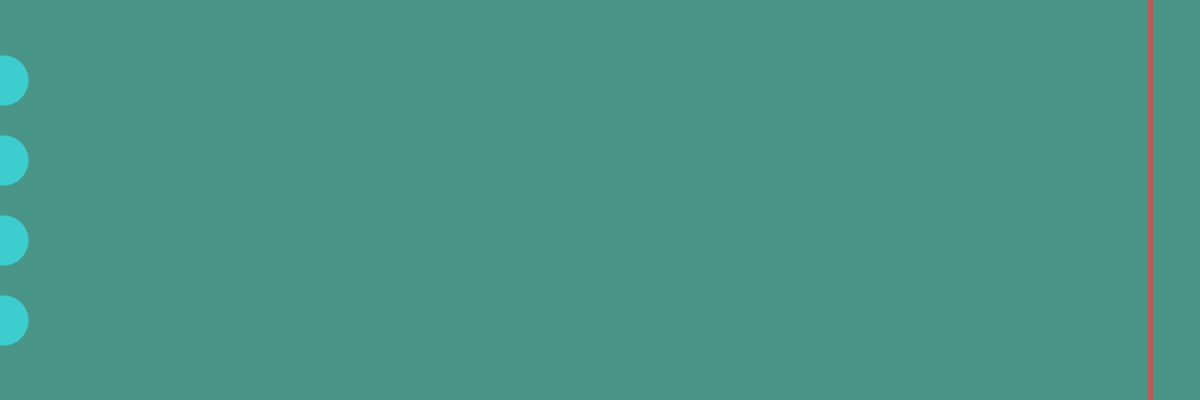
Frame 1 (no input)
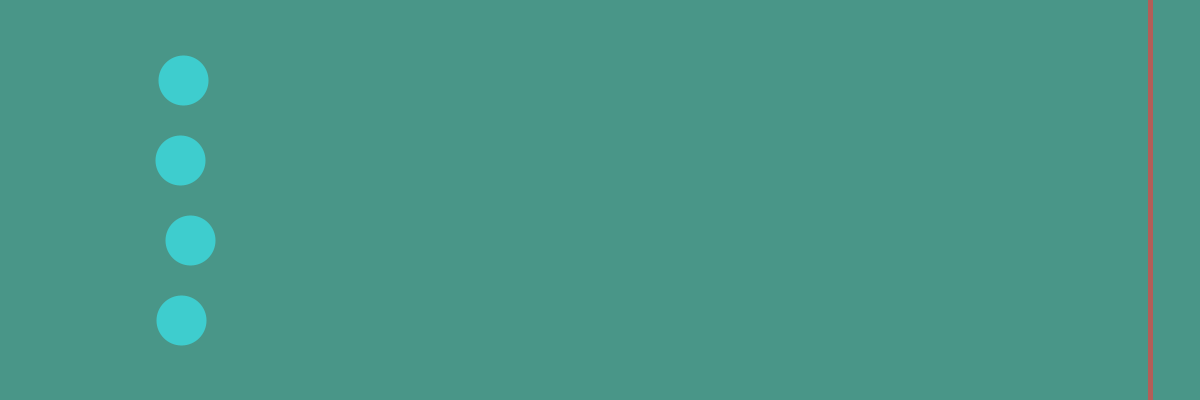
Frame 60 (the mouse pressed at the canvas centre just before this capture)
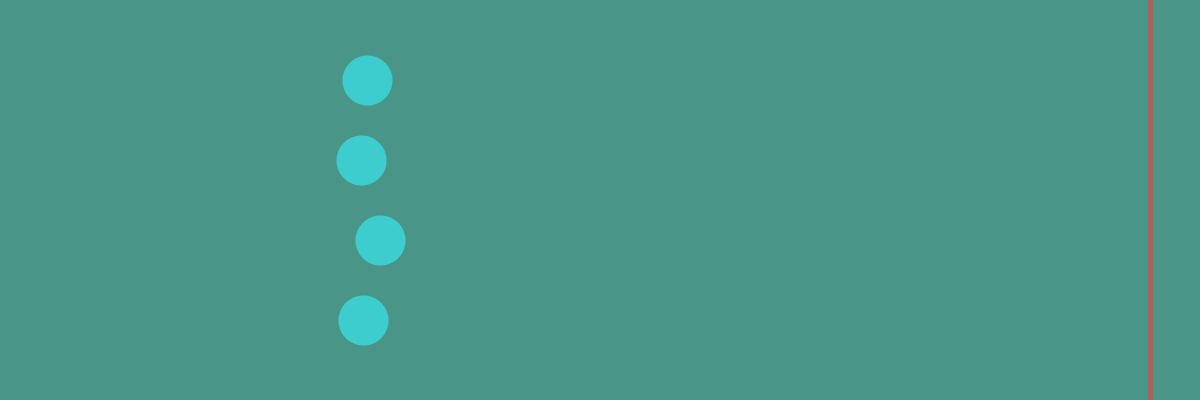
Frame 120 (the mouse held since frame 60 and released just before this capture)

The Processing sketch that drew these frames (run headless with seeded random() and noise(); from frame 60 on, the mouse is pressed at the canvas centre):

// Processing sketch: e13_wyscigiBezKoncaIF
// ── e13_wyscigiBezKoncaIF.pde
void setup() {
  size(1200, 400);
  colorMode(HSB);
  background(80, 130, 150);
  frameRate(60);
}

void draw() {
  background(120, 130, 150); //wymazuje ekran po kazdej klartce!!!
  strokeWeight(5);
  stroke(0, 200, 255, 150);
  line(width-50, 0, width-50, height);
  //frameCount to licznik klatek, po każdej klatce animacj zwiększa sie o jeden
  strokeWeight(50);
  stroke(130, 200, 255, 150);
  point(frameCount*3.06, height*0.2);
  point(frameCount*3.01, height*0.4);
  point(frameCount*3.17, height*0.6);
  point(frameCount*3.03, height*0.8);

  if (frameCount*3>width+50) frameCount = -50;
} 
